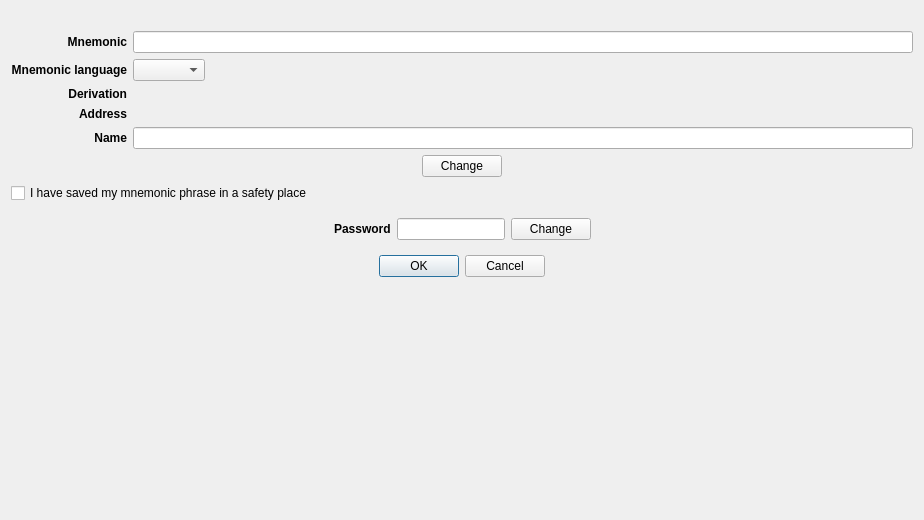
<?xml version="1.0" encoding="UTF-8"?>
<ui version="4.0">
 <class>AccountCreateDialog</class>
 <widget class="QDialog" name="AccountCreateDialog">
  <property name="geometry">
   <rect>
    <x>0</x>
    <y>0</y>
    <width>924</width>
    <height>520</height>
   </rect>
  </property>
  <property name="windowTitle">
   <string>Create account</string>
  </property>
  <layout class="QVBoxLayout" name="verticalLayout">
   <item alignment="Qt::AlignHCenter">
    <widget class="QLabel" name="imagelabel">
     <property name="sizePolicy">
      <sizepolicy hsizetype="Preferred" vsizetype="Preferred">
       <horstretch>0</horstretch>
       <verstretch>0</verstretch>
      </sizepolicy>
     </property>
     <property name="minimumSize">
      <size>
       <width>0</width>
       <height>0</height>
      </size>
     </property>
     <property name="maximumSize">
      <size>
       <width>200</width>
       <height>200</height>
      </size>
     </property>
     <property name="sizeIncrement">
      <size>
       <width>0</width>
       <height>0</height>
      </size>
     </property>
     <property name="baseSize">
      <size>
       <width>0</width>
       <height>0</height>
      </size>
     </property>
     <property name="text">
      <string/>
     </property>
     <property name="pixmap">
      <pixmap resource="../../icons/tikka.slots.pyqt.resources.icons.index.qrc">:/images/safe_background</pixmap>
     </property>
     <property name="scaledContents">
      <bool>true</bool>
     </property>
     <property name="alignment">
      <set>Qt::AlignCenter</set>
     </property>
    </widget>
   </item>
   <item>
    <layout class="QGridLayout" name="gridLayout">
     <item row="5" column="0">
      <widget class="QLabel" name="derivationLabel">
       <property name="font">
        <font>
         <weight>75</weight>
         <bold>true</bold>
        </font>
       </property>
       <property name="text">
        <string>Derivation</string>
       </property>
       <property name="alignment">
        <set>Qt::AlignRight|Qt::AlignTrailing|Qt::AlignVCenter</set>
       </property>
      </widget>
     </item>
     <item row="6" column="0">
      <widget class="QLabel" name="addressLabel">
       <property name="font">
        <font>
         <weight>75</weight>
         <bold>true</bold>
        </font>
       </property>
       <property name="text">
        <string>Address</string>
       </property>
       <property name="alignment">
        <set>Qt::AlignRight|Qt::AlignTrailing|Qt::AlignVCenter</set>
       </property>
      </widget>
     </item>
     <item row="7" column="0">
      <widget class="QLabel" name="nameLabel">
       <property name="font">
        <font>
         <weight>75</weight>
         <bold>true</bold>
        </font>
       </property>
       <property name="text">
        <string>Name</string>
       </property>
       <property name="alignment">
        <set>Qt::AlignRight|Qt::AlignTrailing|Qt::AlignVCenter</set>
       </property>
      </widget>
     </item>
     <item row="1" column="0">
      <widget class="QLabel" name="mnemonicLanguageLabel">
       <property name="font">
        <font>
         <weight>75</weight>
         <italic>false</italic>
         <bold>true</bold>
        </font>
       </property>
       <property name="text">
        <string>Mnemonic language</string>
       </property>
       <property name="alignment">
        <set>Qt::AlignRight|Qt::AlignTrailing|Qt::AlignVCenter</set>
       </property>
      </widget>
     </item>
     <item row="0" column="1">
      <widget class="QLineEdit" name="mnemonicLineEdit">
       <property name="readOnly">
        <bool>true</bool>
       </property>
      </widget>
     </item>
     <item row="1" column="1">
      <widget class="QComboBox" name="mnemonicLanguageComboBox">
       <property name="sizePolicy">
        <sizepolicy hsizetype="Fixed" vsizetype="Preferred">
         <horstretch>0</horstretch>
         <verstretch>0</verstretch>
        </sizepolicy>
       </property>
      </widget>
     </item>
     <item row="0" column="0">
      <widget class="QLabel" name="mnemonicLabel">
       <property name="font">
        <font>
         <weight>75</weight>
         <bold>true</bold>
        </font>
       </property>
       <property name="text">
        <string>Mnemonic</string>
       </property>
       <property name="alignment">
        <set>Qt::AlignRight|Qt::AlignTrailing|Qt::AlignVCenter</set>
       </property>
      </widget>
     </item>
     <item row="7" column="1">
      <widget class="QLineEdit" name="nameLineEdit"/>
     </item>
     <item row="5" column="1">
      <widget class="QLabel" name="derivationValueLabel">
       <property name="text">
        <string/>
       </property>
      </widget>
     </item>
     <item row="6" column="1">
      <widget class="QLabel" name="addressValueLabel">
       <property name="text">
        <string/>
       </property>
       <property name="textInteractionFlags">
        <set>Qt::LinksAccessibleByMouse|Qt::TextSelectableByKeyboard|Qt::TextSelectableByMouse</set>
       </property>
      </widget>
     </item>
    </layout>
   </item>
   <item alignment="Qt::AlignHCenter">
    <widget class="QPushButton" name="changeButton">
     <property name="sizePolicy">
      <sizepolicy hsizetype="Fixed" vsizetype="Fixed">
       <horstretch>7</horstretch>
       <verstretch>0</verstretch>
      </sizepolicy>
     </property>
     <property name="text">
      <string>Change</string>
     </property>
     <property name="icon">
      <iconset resource="../../icons/tikka.slots.pyqt.resources.icons.index.qrc">
       <normaloff>:/icons/refresh_icon</normaloff>:/icons/refresh_icon</iconset>
     </property>
    </widget>
   </item>
   <item>
    <layout class="QHBoxLayout" name="horizontalLayout_2">
     <item>
      <widget class="QCheckBox" name="saveMnemonicCheckBox">
       <property name="text">
        <string>I have saved my mnemonic phrase in a safety place</string>
       </property>
      </widget>
     </item>
    </layout>
   </item>
   <item>
    <widget class="QFrame" name="passwordFrame">
     <property name="frameShape">
      <enum>QFrame::NoFrame</enum>
     </property>
     <property name="frameShadow">
      <enum>QFrame::Raised</enum>
     </property>
     <layout class="QVBoxLayout" name="verticalLayout_2">
      <item>
       <layout class="QHBoxLayout" name="horizontalLayout">
        <item>
         <spacer name="horizontalSpacer">
          <property name="orientation">
           <enum>Qt::Horizontal</enum>
          </property>
          <property name="sizeHint" stdset="0">
           <size>
            <width>40</width>
            <height>20</height>
           </size>
          </property>
         </spacer>
        </item>
        <item>
         <widget class="QLabel" name="passwordLabel">
          <property name="sizePolicy">
           <sizepolicy hsizetype="Fixed" vsizetype="Preferred">
            <horstretch>0</horstretch>
            <verstretch>0</verstretch>
           </sizepolicy>
          </property>
          <property name="sizeIncrement">
           <size>
            <width>0</width>
            <height>0</height>
           </size>
          </property>
          <property name="font">
           <font>
            <weight>75</weight>
            <bold>true</bold>
           </font>
          </property>
          <property name="text">
           <string>Password</string>
          </property>
          <property name="alignment">
           <set>Qt::AlignLeading|Qt::AlignLeft|Qt::AlignVCenter</set>
          </property>
         </widget>
        </item>
        <item>
         <widget class="QLineEdit" name="passwordLineEdit">
          <property name="sizePolicy">
           <sizepolicy hsizetype="Fixed" vsizetype="Fixed">
            <horstretch>0</horstretch>
            <verstretch>0</verstretch>
           </sizepolicy>
          </property>
          <property name="maxLength">
           <number>20</number>
          </property>
          <property name="alignment">
           <set>Qt::AlignCenter</set>
          </property>
          <property name="readOnly">
           <bool>true</bool>
          </property>
         </widget>
        </item>
        <item>
         <widget class="QPushButton" name="passwordChangeButton">
          <property name="sizePolicy">
           <sizepolicy hsizetype="Fixed" vsizetype="Fixed">
            <horstretch>0</horstretch>
            <verstretch>0</verstretch>
           </sizepolicy>
          </property>
          <property name="text">
           <string>Change</string>
          </property>
          <property name="icon">
           <iconset resource="../../icons/tikka.slots.pyqt.resources.icons.index.qrc">
            <normaloff>:/icons/refresh_icon</normaloff>:/icons/refresh_icon</iconset>
          </property>
         </widget>
        </item>
        <item>
         <spacer name="horizontalSpacer_2">
          <property name="orientation">
           <enum>Qt::Horizontal</enum>
          </property>
          <property name="sizeHint" stdset="0">
           <size>
            <width>40</width>
            <height>20</height>
           </size>
          </property>
         </spacer>
        </item>
       </layout>
      </item>
     </layout>
    </widget>
   </item>
   <item alignment="Qt::AlignHCenter">
    <widget class="QDialogButtonBox" name="buttonBox">
     <property name="orientation">
      <enum>Qt::Horizontal</enum>
     </property>
     <property name="standardButtons">
      <set>QDialogButtonBox::Cancel|QDialogButtonBox::Ok</set>
     </property>
    </widget>
   </item>
   <item>
    <spacer name="verticalSpacer">
     <property name="orientation">
      <enum>Qt::Vertical</enum>
     </property>
     <property name="sizeHint" stdset="0">
      <size>
       <width>20</width>
       <height>40</height>
      </size>
     </property>
    </spacer>
   </item>
  </layout>
 </widget>
 <tabstops>
  <tabstop>mnemonicLineEdit</tabstop>
  <tabstop>mnemonicLanguageComboBox</tabstop>
  <tabstop>nameLineEdit</tabstop>
  <tabstop>changeButton</tabstop>
  <tabstop>saveMnemonicCheckBox</tabstop>
  <tabstop>passwordLineEdit</tabstop>
  <tabstop>passwordChangeButton</tabstop>
 </tabstops>
 <resources>
  <include location="../../icons/tikka.slots.pyqt.resources.icons.index.qrc"/>
 </resources>
 <connections>
  <connection>
   <sender>buttonBox</sender>
   <signal>accepted()</signal>
   <receiver>AccountCreateDialog</receiver>
   <slot>accept()</slot>
   <hints>
    <hint type="sourcelabel">
     <x>248</x>
     <y>254</y>
    </hint>
    <hint type="destinationlabel">
     <x>157</x>
     <y>274</y>
    </hint>
   </hints>
  </connection>
  <connection>
   <sender>buttonBox</sender>
   <signal>rejected()</signal>
   <receiver>AccountCreateDialog</receiver>
   <slot>reject()</slot>
   <hints>
    <hint type="sourcelabel">
     <x>316</x>
     <y>260</y>
    </hint>
    <hint type="destinationlabel">
     <x>286</x>
     <y>274</y>
    </hint>
   </hints>
  </connection>
 </connections>
</ui>
